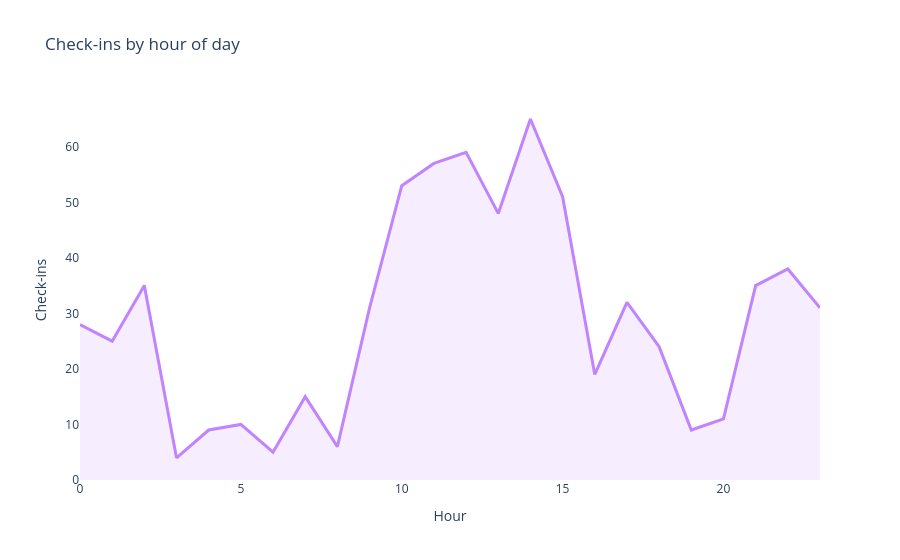

Here is the notebook cell this chart was saved with:
### Markdown cell above
**Hourly check-in volume (Plotly — interactive)**

### Code cell
hourly = df.groupby('hour_of_day').size().reset_index(name='count')
fig = px.area(hourly, x='hour_of_day', y='count',
              title='Check-ins by hour of day',
              labels={'hour_of_day':'Hour','count':'Check-ins'},
              color_discrete_sequence=['#C084FC'])
fig.update_traces(line_width=3, fillcolor='rgba(192,132,252,0.15)')
fig.update_layout(plot_bgcolor='rgba(0,0,0,0)', paper_bgcolor='rgba(0,0,0,0)')
fig.show()

### Figure 1 — Plotly figure (JSON) as saved in the notebook; plotly's stock layout.template omitted (floating-point values rounded to 4 significant figures)
{"data": [{"fillcolor": "rgba(192,132,252,0.15)", "fillpattern": {"shape": ""}, "hovertemplate": "Hour=%{x}<br>Check-ins=%{y}<extra></extra>", "legendgroup": "", "line": {"color": "#C084FC", "width": 3}, "marker": {"symbol": "circle"}, "mode": "lines", "name": "", "orientation": "v", "showlegend": false, "stackgroup": "1", "type": "scatter", "x": [0, 1, 2, 3, 4, 5, 6, 7, 8, 9, 10, 11, 12, 13, 14, 15, 16, 17, 18, 19, 20, 21, 22, 23], "xaxis": "x", "y": [28, 25, 35, 4, 9, 10, 5, 15, 6, 31, 53, 57, 59, 48, 65, 51, 19, 32, 24, 9, 11, 35, 38, 31], "yaxis": "y"}], "layout": {"legend": {"tracegroupgap": 0}, "paper_bgcolor": "rgba(0,0,0,0)", "plot_bgcolor": "rgba(0,0,0,0)", "title": {"text": "Check-ins by hour of day"}, "xaxis": {"anchor": "y", "domain": [0, 1], "title": {"text": "Hour"}}, "yaxis": {"anchor": "x", "domain": [0, 1], "title": {"text": "Check-ins"}}}}
